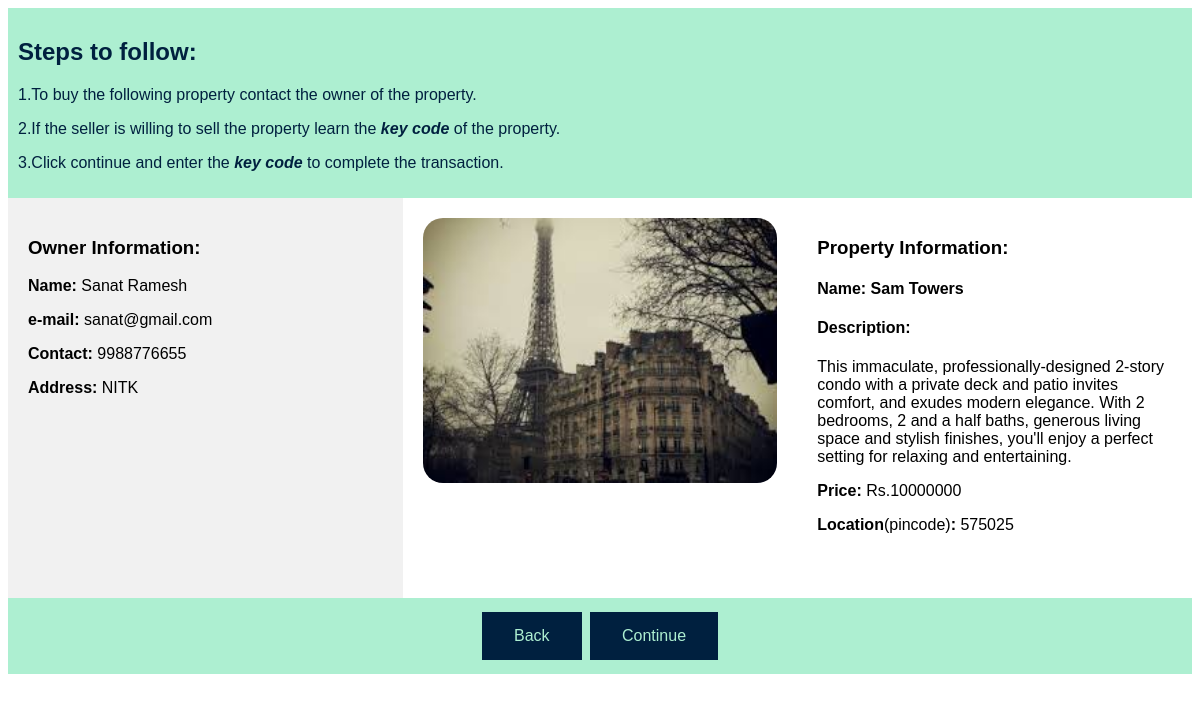
/buy.php?key=173, run on the app's committed database.
### tables this page shows
CREATE TABLE `property1` (
  `pid` int(11) NOT NULL,
  `email` varchar(100) NOT NULL
);

CREATE TABLE `users` (
  `username` varchar(100) NOT NULL,
  `email` varchar(100) NOT NULL,
  `password` varchar(100) NOT NULL,
  `contact` varchar(10) NOT NULL,
  `address` varchar(100) NOT NULL,
  `question` varchar(255) NOT NULL,
  `answer` varchar(255) NOT NULL,
  `image` varchar(255) NOT NULL,
  `premium` varchar(10) NOT NULL DEFAULT 'no'
);

CREATE TABLE `property2` (
  `pid` int(11) NOT NULL,
  `pname` varchar(100) NOT NULL,
  `location` int(10) NOT NULL,
  `price` int(10) NOT NULL,
  `description` text NOT NULL,
  `image` varchar(20) NOT NULL,
  `key_code` varchar(100) NOT NULL,
  `status` varchar(100) NOT NULL DEFAULT 'unsold'
);

### buy.php (the view, shortened to what this page needs)
<?php
  $db = mysqli_connect("localhost", "root", "", "rems1");
  $var = $_GET['key'];
  $email = $_SESSION['email'];
  $result = mysqli_query($db, "SELECT * FROM property2 where pid='$var'");
  while ($row = mysqli_fetch_array($result)) {
          $pname = $row['pname'];
          $description = $row['description'];
          $location = $row['location'];
          $price = $row['price'];
          $image = $row['image'];
        }
  $sql = "SELECT * from property1 left join users on property1.email = users.email where property1.pid = $var";
  $res = mysqli_query($db, $sql);
  while ($row1 = mysqli_fetch_array($res)) {
          $name=$row1['username'];
          $email=$row1['email'];
          $contact=$row1['contact'];
          $address=$row1['address'];
        }
?>
<!DOCTYPE html>
<html lang="en">
<head>
</head>
<body>
<header>
  <h2>Steps to follow:</h2>
  <p>1.To buy the following property contact the owner of the property.</p>
  <p>2.If the seller is willing to sell the property learn the <i><b>key code</b></i> of the property.</p>
  <p>3.Click continue and enter the <i><b>key code</b></i> to complete the transaction.</p>
</header>
<section>
  <nav>
    <h3>Owner Information:</h3>
    <?php echo "<p><b>Name:</b> $name</p>";
          echo "<p><b>e-mail:</b> $email</p>";
          echo "<p><b>Contact:</b> $contact</p>";
          echo "<p><b>Address:</b> $address</p>";
    ?>
  </nav>
  <nav1>
    <img><?php echo "<img src='property2/".$image."' >" ?></img>
  </nav1>
  <div class="scrollable">
    <h3>Property Information:</h3>
    <h4><?php echo "Name: $pname" ?></h4>
    <p><?php echo "<h4>Description:</h4> $description" ?></p>
    <p><?php echo "<b>Price:</b> Rs.$price" ?></p>
    <p><?php echo "<b>Location</b>(pincode)<b>:</b> $location" ?></p>
  </div>
</section>
<footer>
  <a href="home.php" class="button">Back</a>
  <a href="book.php" class="button">Continue</a>
</footer>
</body>
</html>

### buy.php (style rules this page uses)
* { box-sizing: border-box; }
body { font-family: Arial, Helvetica, sans-serif; }
header { background-color: #ADEFD1FF; padding: 10px; text-align: left; color: #00203FFF; }
nav { float: left; width: 33.33%; height: 400px; background: #f1f1f1; padding: 20px; object-fit: cover; }
nav1 { float: left; width: 33.33%; height: 400px; padding: 20px; object-fit: cover; }
.scrollable { float: left; width: 33.33%; height: 400px; padding: 20px; object-fit: cover; overflow-y: auto; }
section:after { content: ""; display: table; clear: both; }
img { border-radius: 20px; display: block; margin-left: auto; margin-right: auto; width: 100%; max-height: 100%; }
footer { background-color: #ADEFD1FF; padding: 10px; text-align: center; color: white; }
.button { background-color: #00203FFF; border: none; color: #ADEFD1FF; padding: 15px 32px; text-align: center; text-decoration: none; display: inline-block; font-size: 16px; margin: 4px 2px; cursor: pointer; }

### data on the page
property1: email.username "Sanat Ramesh", email.email "sanat@gmail.com", email.contact "9988776655", email.address "NITK"
property2: image (picture), pname "Sam Towers", description "This immaculate, professionally-designed 2-story condo with a private deck and patio invites comfort, and exudes modern elegance. With 2 bedrooms, 2 and a half baths, generous living space and stylish finishes, you'll enjoy a perfect setting for relaxing and entertaining.", price "10000000", location "575025"
